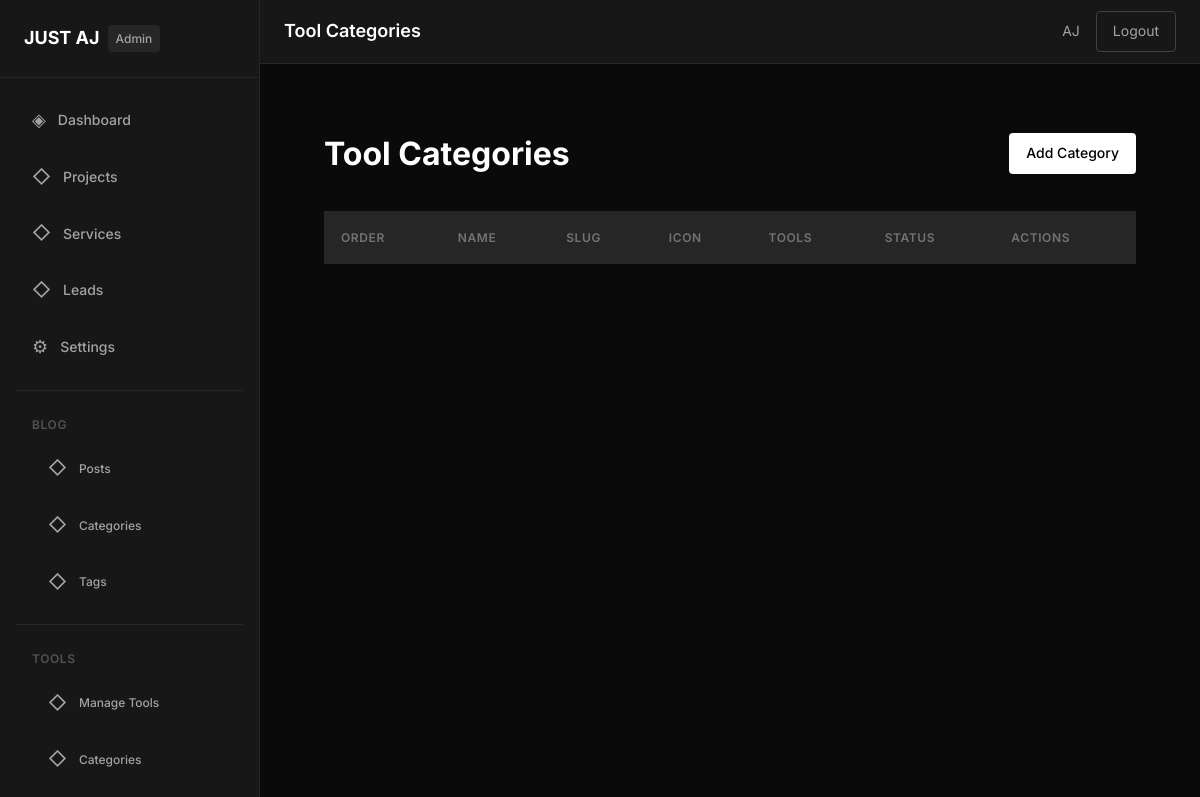
Before: /admin/tools/categories/index.php (signed in) with the older database file.
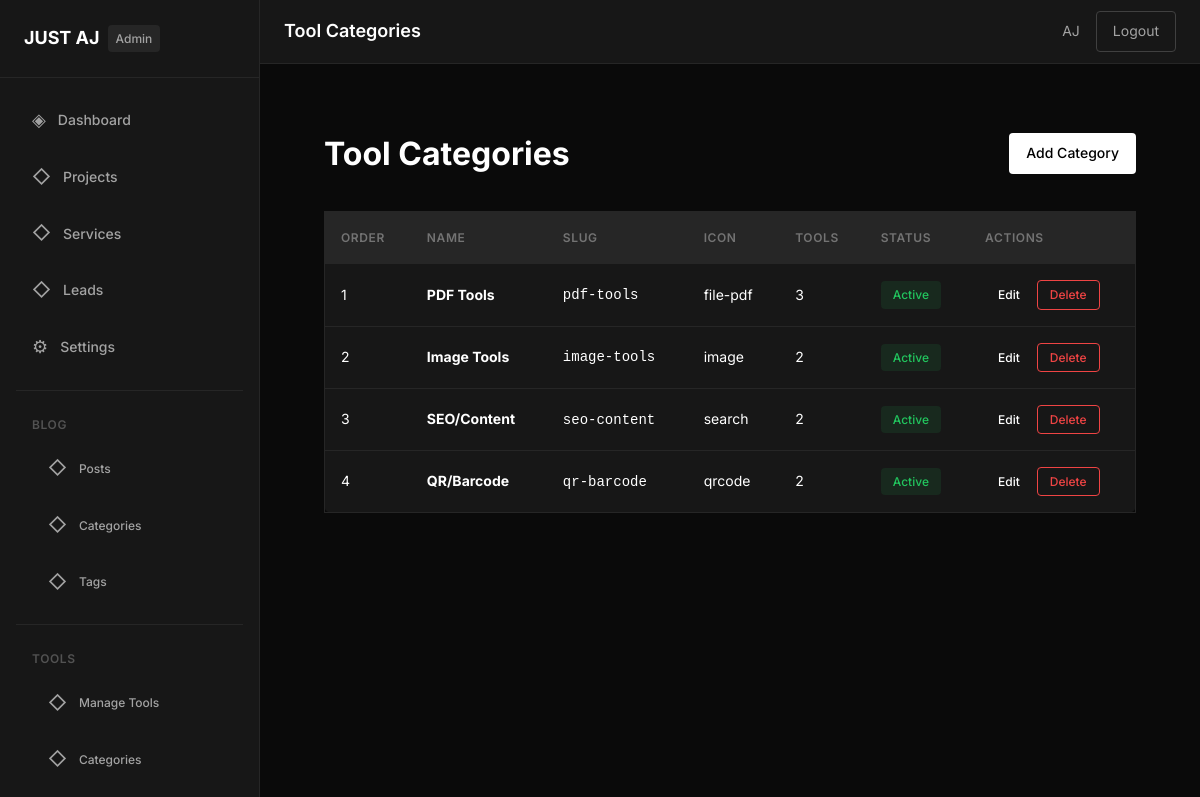
After: the same page with the newer database file.
### tables this page shows
CREATE TABLE `tool_categories` (
    `id` INT(11) NOT NULL AUTO_INCREMENT,
    `name` VARCHAR(255) NOT NULL,
    `slug` VARCHAR(255) NOT NULL,
    `icon` VARCHAR(100),
    `description` TEXT,
    `sort_order` INT(11) DEFAULT 0,
    `status` ENUM('active', 'inactive') DEFAULT 'active',
    `created_at` TIMESTAMP DEFAULT CURRENT_TIMESTAMP,
    PRIMARY KEY (`id`),
    UNIQUE KEY `slug` (`slug`),
    KEY `sort_order` (`sort_order`)
);

### admin/tools/categories/index.php (the view, shortened to what this page needs)
<?php
require_once __DIR__ . '/../../../includes/db.php';
$categories = $pdo->query('SELECT tc.*, COUNT(t.id) as tool_count
                           FROM tool_categories tc
                           LEFT JOIN tools t ON tc.id = t.category_id
                           GROUP BY tc.id
                           ORDER BY tc.sort_order')->fetchAll();
include INCLUDES_PATH . '/admin-header.php';
include INCLUDES_PATH . '/admin-sidebar.php';
?>
<div class="admin-content">
    <div class="page-header">
        <h1>Tool Categories</h1>
        <a href="create.php" class="btn btn-primary">Add Category</a>
    </div>
    <div class="table-container">
        <table class="data-table">
            <thead>
                <tr>
                    <th>Order</th>
                    <th>Name</th>
                    <th>Slug</th>
                    <th>Icon</th>
                    <th>Tools</th>
                    <th>Status</th>
                    <th>Actions</th>
                </tr>
            </thead>
            <tbody>
                <?php foreach ($categories as $cat): ?>
                    <tr>
                        <td><?php echo $cat['sort_order']; ?></td>
                        <td><strong><?php echo htmlspecialchars($cat['name']); ?></strong></td>
                        <td><code><?php echo htmlspecialchars($cat['slug']); ?></code></td>
                        <td><?php echo htmlspecialchars($cat['icon'] ?: '-'); ?></td>
                        <td><span class="badge"><?php echo $cat['tool_count']; ?></span></td>
                        <td>
                            <span class="status-badge <?php echo $cat['status']; ?>">
                                <?php echo ucfirst($cat['status']); ?>
                            </span>
                        </td>
                        <td class="actions">
                            <a href="edit.php?id=<?php echo $cat['id']; ?>" class="btn btn-sm">Edit</a>
                            <a href="?delete=<?php echo $cat['id']; ?>" class="btn btn-sm btn-danger" onclick="return confirm('Delete this category?')">Delete</a>
                        </td>
                    </tr>
                <?php endforeach; ?>
            </tbody>
        </table>
    </div>
</div>
<?php include INCLUDES_PATH . '/admin-footer.php'; ?>

Changed rows visible on the page:
added tool_categories: sort_order "1", name "PDF Tools", slug "pdf-tools", icon "file-pdf", tool_count "3", status "Active"
added tool_categories: sort_order "2", name "Image Tools", slug "image-tools", icon "image", tool_count "2", status "Active"
added tool_categories: sort_order "3", name "SEO/Content", slug "seo-content", icon "search", tool_count "2", status "Active"
added tool_categories: sort_order "4", name "QR/Barcode", slug "qr-barcode", icon "qrcode", tool_count "2", status "Active"
